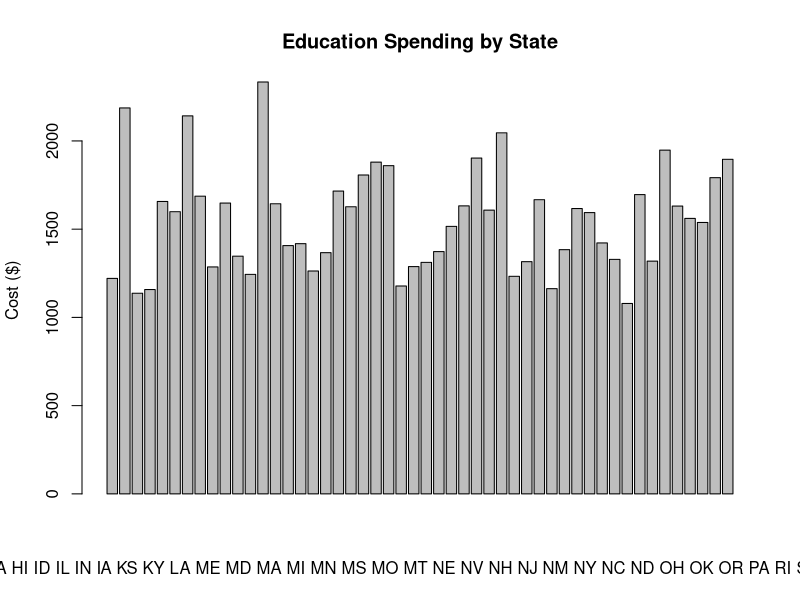
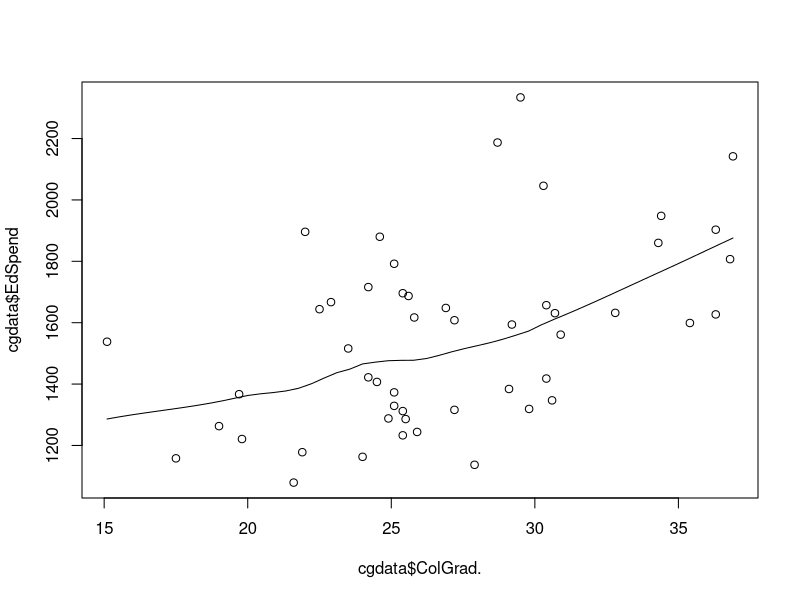
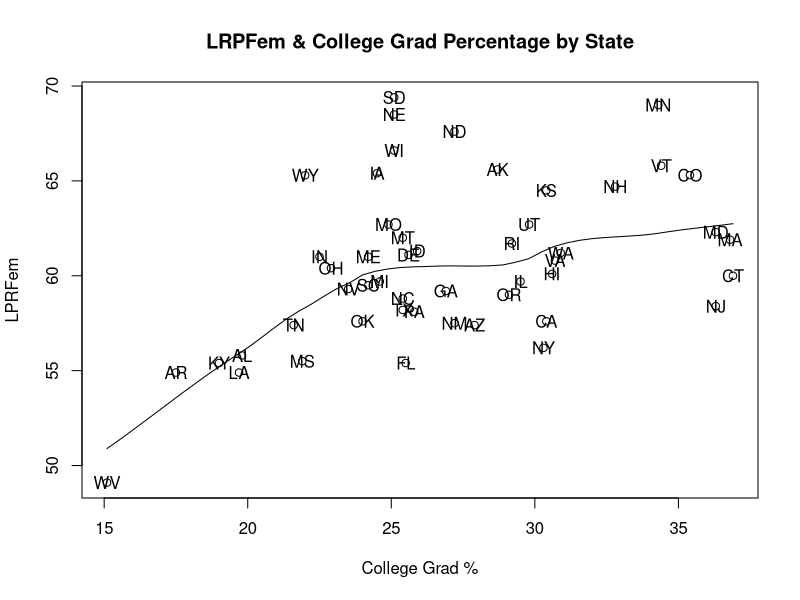
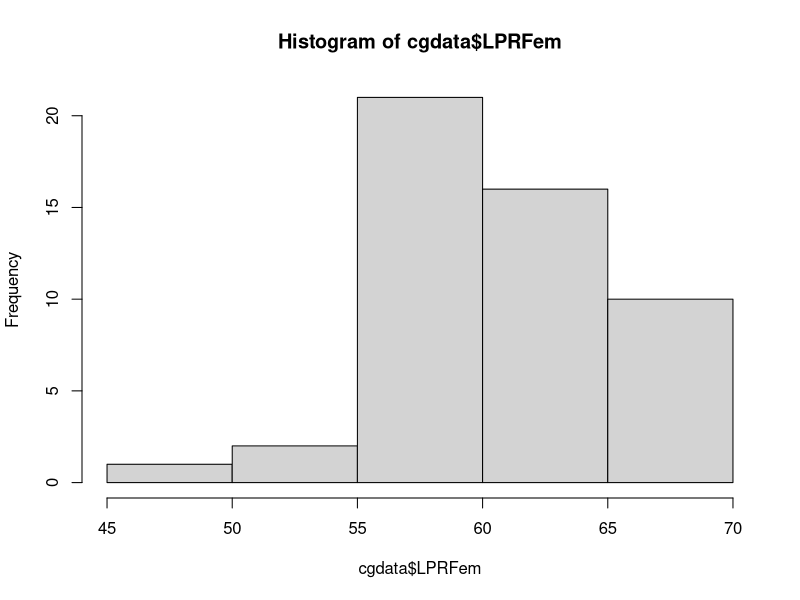
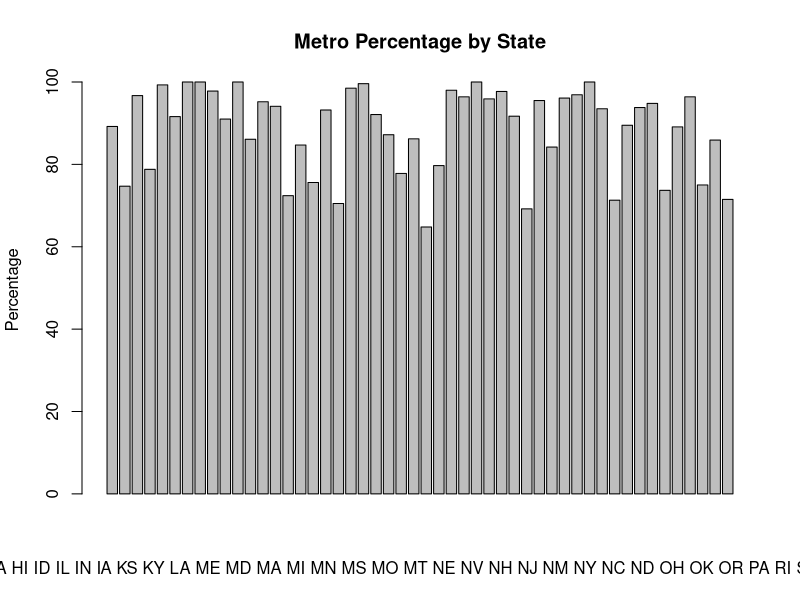
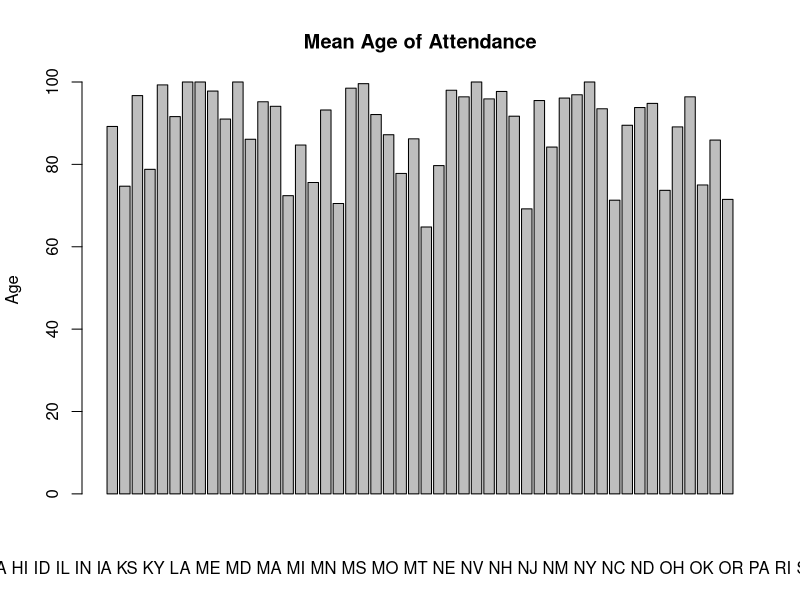
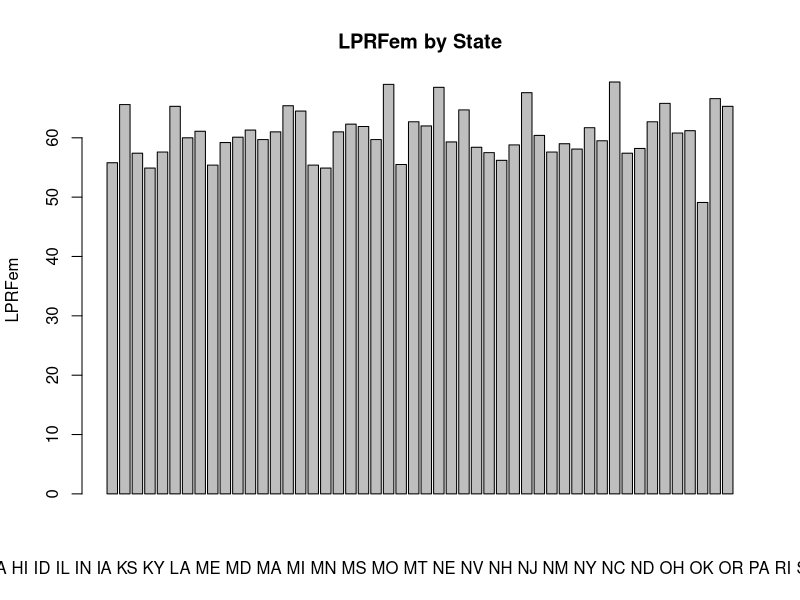

Generate these figures, in order, with R:
## ---- chunk 1
# Copied data from Excel file and pasted into and saved as CSV
cgdata = read.csv("CollegeGrads.csv", header = TRUE)
cgdata

## ---- chunk 2
names(cgdata)
## ---- chunk 3
typeof(cgdata)
typeof("State")
typeof("ColGrad.")
typeof("Dropout.")
typeof("EdSpend")
typeof("Metro.")
typeof("Age")
typeof("LPRFem")
typeof("Neast")
typeof("Seast")
typeof("West")
typeof("Midwest")
## ---- chunk 4
summary(cgdata)
## ---- chunk 5
head(cgdata)
## ---- chunk 6
cgdata[1:10, 1:5]
## ---- chunk 7
structure(cgdata)
## ---- chunk 8
is.na(cgdata[1])
## ---- chunk 9
which(is.na(cgdata[2]))
which(is.na(cgdata[3]))
which(is.na(cgdata[4]))
which(is.na(cgdata[5]))
which(is.na(cgdata[6]))
which(is.na(cgdata[7]))
which(is.na(cgdata[8]))
which(is.na(cgdata[9]))
which(is.na(cgdata[10]))
## ---- chunk 10
cgdata[1,2]
## ---- chunk 11
st_labs = "AL AK AZ AR CA CO CT DE FL GA HI ID IL IN IA KS KY LA ME MD MA MI MN MS MO MT NE NV NH NJ NM NY NC ND OH OK OR PA RI SC SD TN TX UT VT VA WA WV WI WY"
st_labs
## ---- chunk 12
barplot(cgdata$EdSpend,main="Education Spending by State",xlab = st_labs, ylab="Cost ($)")
## ---- chunk 13
scatter.smooth(cgdata$ColGrad.,cgdata$EdSpend)

## ---- chunk 14
scatter.smooth(cgdata$ColGrad.,cgdata$LPRFem, xlab = "College Grad %", ylab = "LPRFem", main="LRPFem & College Grad Percentage by State")
text(cgdata$ColGrad.,cgdata$LPRFem,labels = cgdata$State)
## ---- chunk 15
hist(cgdata$LPRFem)
## ---- chunk 16

barplot(cgdata$Metro., main = "Metro Percentage by State",
        xlab = st_labs, ylab = "Percentage")
## ---- chunk 17
barplot(cgdata$Metro., main = "Mean Age of Attendance",xlab = st_labs, ylab = "Age")
## ---- chunk 18
barplot(cgdata$LPRFem, main = "LPRFem by State",xlab = st_labs, ylab = "LPRFem")
## ---- chunk 19
grads = cgdata$ColGrad.
drops = cgdata$Dropout.
spend = cgdata$EdSpend
grads
## ---- chunk 20
drops
## ---- chunk 21
spend
## ---- chunk 22
order(grads, decreasing = T)
## ---- chunk 23
order(drops, decreasing = T)
## ---- chunk 24
order(spend, decreasing = T)
## ---- chunk 25
# College Graduate Top 10 Percentages by State
# Take the 11 columns' values also
# Indices: 7 21 20 30 6 45 23 29 47 46
cgdata[7,]
cgdata[21,]
cgdata[20,]
cgdata[30,]
cgdata[6,]
cgdata[45,]
cgdata[23,]
cgdata[29,]
cgdata[47,]
cgdata[46,]
## ---- chunk 26
# Top 10 Dropout Percentages by State
# Take the 11 columns' values also
# Indices: 43 17 24 18  5  1 31  4 42 48
cgdata[43,]
cgdata[17,]
cgdata[24,]
cgdata[18,]
cgdata[5,]
cgdata[1,]
cgdata[31,]
cgdata[4,]
cgdata[42,]
cgdata[48,]
## ---- chunk 27
# College Graduate Top 10 Percentages by State
# Take the 11 columns' values also
# Indices: 13  2  7 32 45 30 50 22 23 21
cgdata[13,]
cgdata[2,]
cgdata[7,]
cgdata[32,]
cgdata[45,]
cgdata[30,]
cgdata[50,]
cgdata[22,]
cgdata[23,]
cgdata[21,]

## ---- chunk 28
names(cgdata)
## ---- chunk 29
order(cgdata$Neast == 1, decreasing = T)
# Indices: 7  8 19 20 21 29 30 32 38 39 45
# Count: 11
## ---- chunk 30

## ---- chunk 31
order(cgdata$Seast == 1, decreasing = T)
# Indices for Southeast US region: 1  4  9 10 17 18 24 33 40 42 46 48
# Count: 12

## ---- chunk 32
order(cgdata$West == 1, decreasing = T)
# Indices for West US region: 2  3  5  6 11 12 26 28 31 37 43 44 47 50
# Count 14
## ---- chunk 33
order(cgdata$Midwest == 1, decreasing = T)
# Indices for Midwest US region: 13 14 15 16 22 23 25 27 34 35 36 41 49
# Count: 13
## ---- chunk 34


